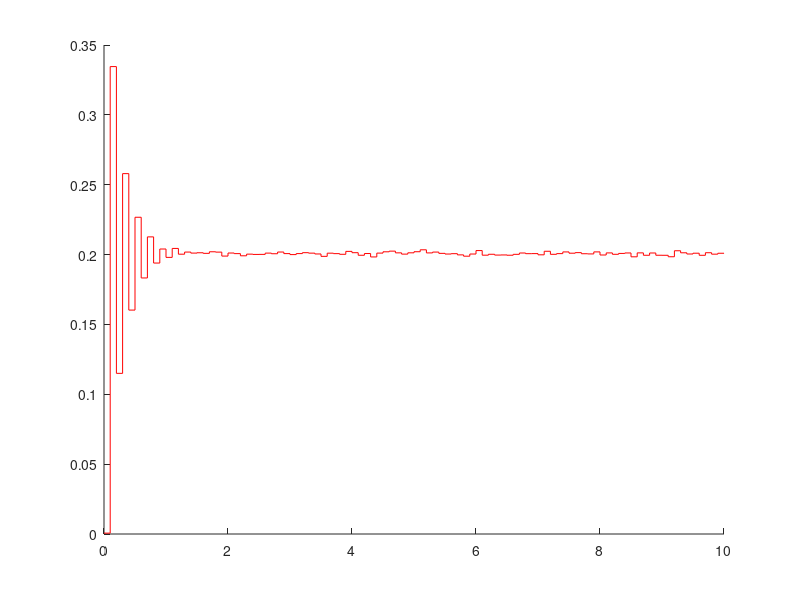

Write MATLAB code to recreate this figure.
g=tf(1/3,[1 .66],0.1)
disp(g);

%simulate the system
[y t]=step(g,10);  

%add some random noise
n=0.001*randn(size(t));
y1=y+n;

%plot the data with noisy datastairs(t,y);
hold on
stairs(t,y1,'r');

x=ones(size(t)); %input step

Rmat=[y1(1:end-1) x(1:end-1)];
Yout=[y1(2:end)];
P=Rmat\Yout;
disp(P);

%simulated output
Yout1=Rmat*P;

%Mean Square Error
e=sqrt(mean((Yout-Yout1).^2));
disp(e);
